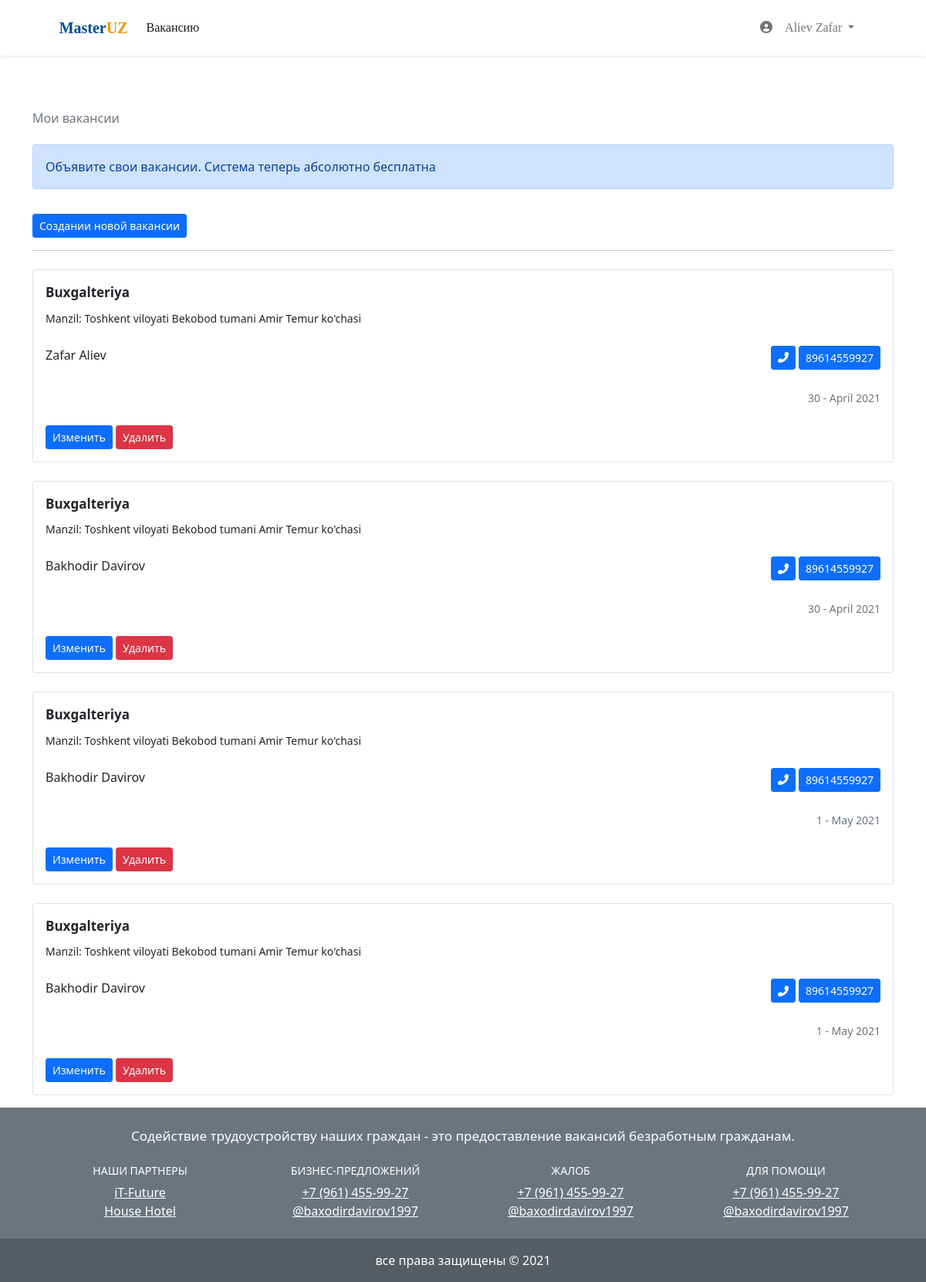
The page /jobs/jobs/ (signed in) on the database its author committed.
### accounts/models.py (models this page shows)
class User(AbstractUser):
    last_name = models.CharField(max_length=100)
    first_name = models.CharField(max_length=100)
    email = models.CharField(max_length=100)
    class Meta:
        verbose_name = '1. UMUMIY FOYDALANUVCHILAR BAZASI'
        verbose_name_plural = '1. UMUMIY FOYDALANUVCHILAR BAZASI'

### jobs/models.py (models this page shows, shortened)
class Vacanciess(models.Model):
	title = "E'lon ish o'rni"
	pub_date = models.DateTimeField(auto_now_add=True)
	user = models.ForeignKey(User, on_delete = models.CASCADE)
	title1 = "Asosiy ma'lumotlar"
	job_title = models.CharField(max_length=100, verbose_name="Lavozim")
	job_code = models.CharField(max_length=100, verbose_name="Ish kodi")
	profess = models.ForeignKey(Professiona, models.SET_NULL, blank=True, null=True,)
	thchopr = models.ForeignKey(Thchoprofar, models.SET_NULL, blank=True, null=True,)
	description = RichTextField(blank=True, null=True)
	MONEY = (
        ('USD', "USD"),
        ('RUB', "RUB"),
        ("UZS", "UZS"),
    )
	moneys = models.CharField(max_length =100, choices = MONEY)
	thesalaryfrom = models.CharField(max_length=100, verbose_name="$$$")
	thesalaryto = models.CharField(max_length=100, verbose_name="$$$")
	CHOOSEM = (
    ('до налогов', "до налогов"),
    ("в руках", "в руках"),
    )
	choosemo = models.CharField(max_length =100, choices = CHOOSEM)
	title2 = "Ish joyi"
	provinces = models.ForeignKey(Uzbekiston_provinces, models.SET_NULL, blank=True, null=True,)
	region = models.ForeignKey(Uzbekiston_region, models.SET_NULL, blank=True, null=True,)
	geolocation = models.CharField(max_length=100, verbose_name="Geo joylashuv")
	title3 = "Qo'shimcha"
	EMPLOYMENT = (
        ("Полная занятость", "Полная занятость"),
        ("Неполная занятость", "Неполная занятость"),
        ("Проектная работа или разовое задание", "Проектная работа или разовое задание"),
        ("Волонтерство", "Волонтерство"),
        ("Практика", "Практика"),
    )
	emptype = models.CharField(max_length =100, choices = EMPLOYMENT)
	WORKHO = (
        ("Полный день", "Полный день"),
        ("Сменная работа", "Сменная работа"),
        ("По таблицах", "По таблицах"),
        ("Долгая работа", "Долгая работа"),
    )
	worhou = models.CharField(max_length =100, choices = WORKHO)
	title4 = "Aloqa ma'lumotlari"
	name = models.CharField(max_length=100, verbose_name="Familya Ism")
	phone = models.CharField(max_length=100, verbose_name="Telefon nomer")
	comment = models.CharField(max_length=100, verbose_name="Siz bilan bog'lanishning qulay vaqti")
	class Meta:
		verbose_name = "E'LON ISH O'RNI"
		verbose_name_plural = "E'LON ISH O'RNI"

### category/models.py (models this page shows)
class Uzbekiston_provinces(models.Model):
	title = "Uzbekiston viloyatlari"
	provinces = models.CharField(max_length=100, verbose_name="Nomi")
	def __str__(self):
		return self.provinces
	class Meta:
		verbose_name = "2. O'ZBEKISTON VILOYATLARI (BAZASI)"
		verbose_name_plural = "2. O'ZBEKISTON VILOYATLARI (BAZASI)"

class Uzbekiston_region(models.Model):
	title = "Uzbekiston tumanlari"
	user = models.ForeignKey(Uzbekiston_provinces, on_delete = models.CASCADE)
	region = models.CharField(max_length=100, verbose_name="Nomi")
	def __str__(self):
		return self.region
	class Meta:
		verbose_name = "3. O'ZBEKISTON TUMANLAR (BAZASI)"
		verbose_name_plural = "3. O'ZBEKISTON TUMANLAR (BAZASI)"

### jobs/views.py (the view)
# urls.py: path('jobs/', views.jobs, name='jobs'),
def jobs(request):
    vacan = Vacanciess.objects.filter(user=request.user)
    context = {"vacan": vacan}
    return render(request, 'jobs/jobs.html', context)

### jobs/templates/jobs/jobs.html (shortened to what this page needs)
{% extends 'base.html' %}
{% load static %}
{% block menu %}
<header class="" style="border-radius: 0px; font-family: 'Baloo Chettan 2';">
  <nav class="navbar navbar-expand-lg navbar-light bg-light shadow-sm p-3 bg-body rounded-start">
    <div class="container-fluid col-lg-11 ms-auto">
    <a class="navbar-brand landing-brand" href="{% url 'company' %}" style="font-weight: bold; font-size: 20px; color: rgb(0, 74, 150);">
      Master<font style="color: rgb(243,147,0);">UZ</font></a>
  <div class="collapse navbar-collapse" id="navbarSupportedContent">
  <ul class="navbar-nav">
  <li class="nav-item">
  <a class="nav-link active" href="{% url 'jobs' %}">Вакансию</a>
  </li>
  </ul>
  </div>
    <div class="collapse navbar-collapse" id="navbarSupportedContent">
      <ul class="navbar-nav ms-auto mx-2">
      <li class="nav-item menu_icon">
      <a class="nav-link" href="#"><i class="fas fa-user-circle account_logatip"></i></a>
      </li>
      <li class="nav-item dropdown">
      <a class="nav-link dropdown-toggle" href="#" id="navbarDropdownMenuLink" role="button" data-bs-toggle="dropdown" aria-expanded="false">
      {{request.user.last_name}} {{request.user.first_name}}
      </a>
      </li>
      </ul>
    </div>
  </div>
  </nav>
</header>
{% endblock %}
{% block content %}
<div class="container-fluid">
  <div class="container">
  <div class="row">
  <div class="col-lg-12 mt-5">
  <h6 class="mt-4 text-muted">Мои вакансии</h6>
  <div class="alert alert-primary rounded-1 mt-4" role="alert">
  Объявите свои вакансии. Система теперь абсолютно бесплатна
  </div>
  <a href="{% url 'job_create' %}" style="text-decoration: none;">
  <button type="button" class="btn btn-primary btn-sm mt-3 rounded-1">Cоздании новой вакансии</button>
  </a>
  <hr>
  </div>
{% for v in vacan %}
<div class="col-lg-12 mt-2 mb-3">
<div class="border p-3 rounded-1">
<div class="row">
<div class="col-12">
<div class="fw-bold" style="font-size: 17px;">{{v.job_title}}</div>
<div class="mt-2">
<small>Manzil: {{v.provinces}} {{v.region}} {{v.geolocation}}</small>
</div>
<div class="row mt-4 mb-4">
<div class="col-6">
  {{v.name}}
</div>
<div class="col-6" align="right">
  <a href="tel:{{v.phone}}" style="text-decoration: none;">
  <button type="button" class="btn btn-primary btn-sm m-auto rounded-1"><i class="fas fa-phone-alt"></i>
  </button>
  </a>
  <button type="button" class="btn btn-primary btn-sm m-auto rounded-1 style_phone">{{v.phone}}</button>
</div>
</div>
<div align="right">
<small class="text-muted">{{v.pub_date|date:"j"}} - {{v.pub_date|date:"F"}} {{v.pub_date|date:"Y"}}</small>
</div>
</div>
</div>
<div class="mt-4 mb-">
<a href="{% url 'job_update' v.pk %}" style="text-decoration: none;">
 <button type="button" class="btn btn-primary btn-sm rounded-1">Изменить</button>
</a>
<button type="button" class="btn btn-danger btn-sm rounded-1">Удалить</button>
</div>
</div>
</div>
{% endfor %}
  </div>
  </div>
</div>
{% endblock %}

### rows shown on the page
User: user.last_name "Aliev", user.first_name "Zafar"
Vacanciess: job_title "Buxgalteriya", provinces "Toshkent viloyati", region "Bekobod tumani", geolocation "Amir Temur ko'chasi", name "Zafar Aliev", phone "89614559927", pub_date "30", pub_date "April", pub_date "2021"
Vacanciess: job_title "Buxgalteriya", provinces "Toshkent viloyati", region "Bekobod tumani", geolocation "Amir Temur ko'chasi", name "Bakhodir Davirov", phone "89614559927", pub_date "30", pub_date "April", pub_date "2021"
Vacanciess: job_title "Buxgalteriya", provinces "Toshkent viloyati", region "Bekobod tumani", geolocation "Amir Temur ko'chasi", name "Bakhodir Davirov", phone "89614559927", pub_date "1", pub_date "May", pub_date "2021"
Vacanciess: job_title "Buxgalteriya", provinces "Toshkent viloyati", region "Bekobod tumani", geolocation "Amir Temur ko'chasi", name "Bakhodir Davirov", phone "89614559927", pub_date "1", pub_date "May", pub_date "2021"
